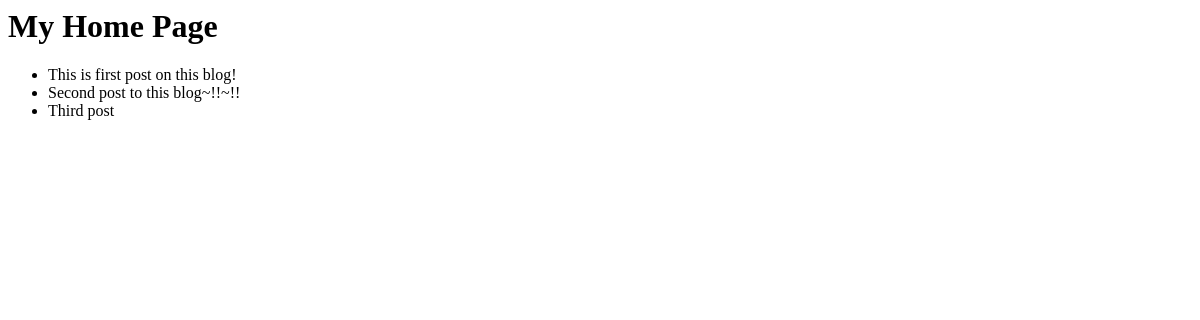
Before: / with the older database file.
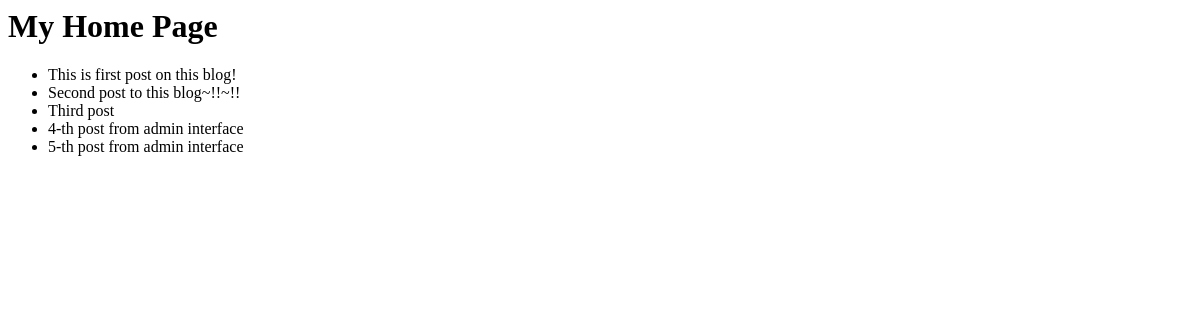
After: the same page with the newer database file.
### posts/models.py (models this page shows)
class Post(models.Model):
    text = models.TextField()
    def __str__(self):
        return self.text

### posts/views.py (the view)
# urls.py: path("", HomePageView.as_view(), name="home"),
class HomePageView(ListView):
    model = Post
    template_name = "home.html"
    context_object_name = "posts"

### templates/home.html
<h1>My Home Page</h1>
<ul>
    {% for post in posts %}
        <li>{{ post }}</li>
    {% endfor %}
</ul>

Changed rows visible on the page:
added Post: text "4-th post from admin interface"
added Post: text "5-th post from admin interface"
